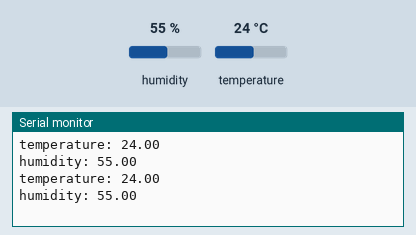
A sketch run on a simulated Arduino Uno, built with avr-gcc and run on an emulated ATmega328P. On the bench: the last lines printed to the serial monitor. Inputs (shaded band) come from the test bench; at power-on: humidity 55 %, temperature 24 °C.

Above: at 4.8 s.
4.9 s: humidity set to 22 %
At 7.5 s:
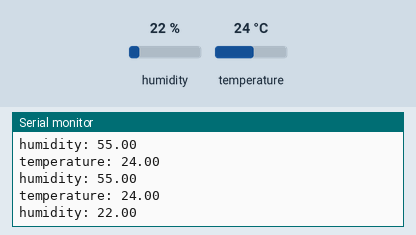
7.9 s: temperature set to 12 °C
At 9.0 s:
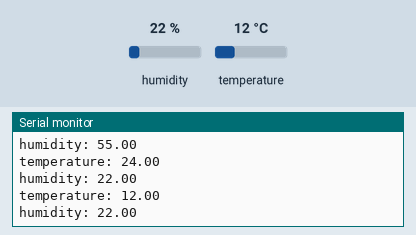
10.9 s: humidity set to 40 %
At 13.3 s:
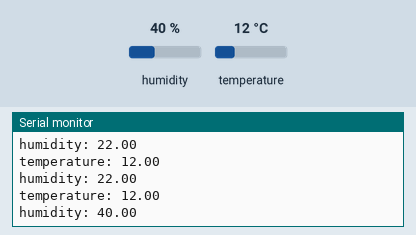
Timing chart, 0 to 14.8 s (numbered marks = the images above; inputs shaded):
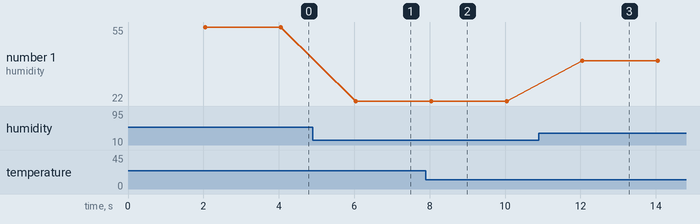

Measured:
- after the input at 4.9 s, the serial monitor: prints a new line after 1.1 s (image 1)
- after the input at 7.9 s, the serial monitor: prints a new line after 0.12 s (image 2)
- after the input at 10.9 s, the serial monitor: prints a new line after 1.1 s (image 3)
- plotted number 1: 55 → 22 after the input at 4.9 s, 22 → 40 after the input at 10.9 s

The sketch:

humidTemp.ino
```cpp
#include <DHT11.h>
#include "Timer.h"
int pin=A2; //출력 핀 아날로그2
DHT11 dht11(pin);
Timer t;
void setup(){
  Serial.begin(9600);
  t.every(2000, getValue); //매 2초마다 getValue()함수 호출
}

float humi=0, temp=0;

void loop(){
  t.update(); //millis로 인터럽트하는 것과 같음
}

void getValue(){ //습도, 온도 값 출력
  dht11.read(humi, temp);
  Serial.print("temperature: ");
  Serial.println(temp);
  Serial.print("humidity: ");
  Serial.println(humi);
}
```
